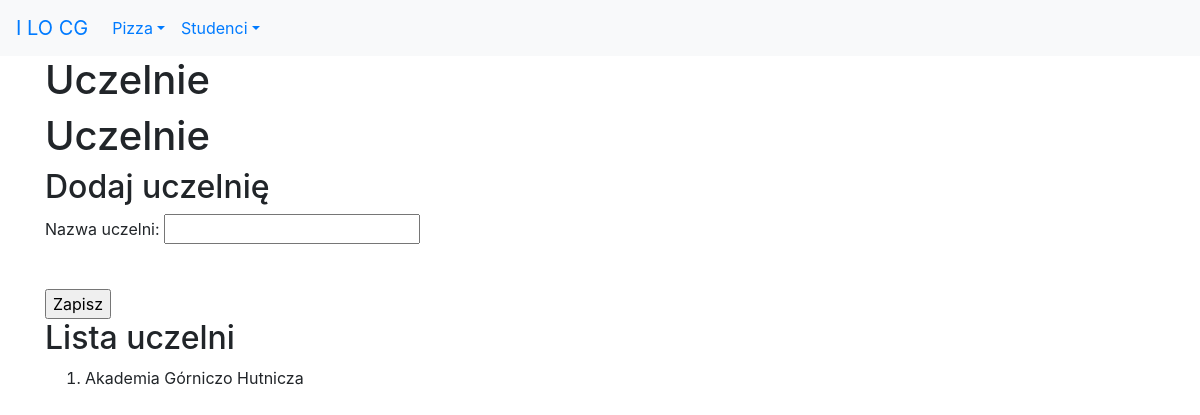
The page /studenci/uczelnie/ on the database as committed earlier.
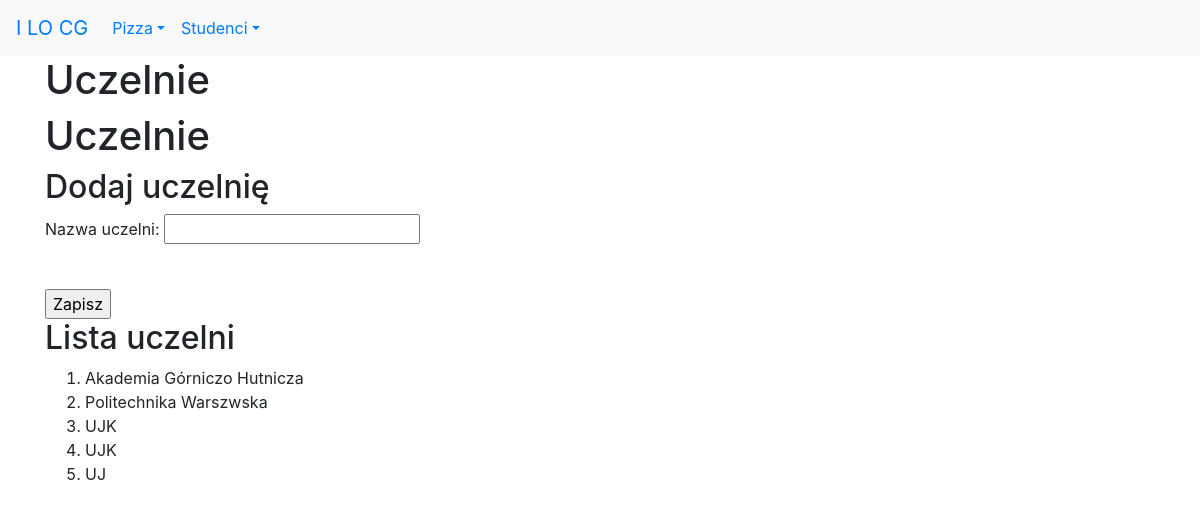
The same page on the database as committed later.
### studenci/models.py (models this page shows, shortened)
class Uczelnia(models.Model):
    nazwa = models.CharField(
        verbose_name='uczelnia',
        max_length=30,
        help_text='Nazwa uczelni')
    class Meta:
        verbose_name_plural = "uczelnie"

### studenci/views.py (the view)
# urls.py: path('uczelnie/', views.uczelnie, name='uczelnie'),
def uczelnie(request):
    if request.method == 'POST':
        form = UczelniaForm(request.POST)
        if form.is_valid():
            print(form.cleaned_data)
            u = Uczelnia(nazwa=form.cleaned_data['nazwa'])
            u.save()
            messages.success(request, "Dodano!")
            return redirect(reverse('studenci:uczelnie'))
        else:
            messages.error(request, "Niepoprawne dane!")
    else:
        form = UczelniaForm
    uczelnie = Uczelnia.objects.all()
    kontekst = {'uczelnie': uczelnie, 'form': form}
    return render(request, 'studenci/uczelnie.html', kontekst)

### studenci/templates/studenci/uczelnie.html (shortened to what this page needs)
{% extends 'szablon.html' %}
{% block naglowek %}Uczelnie{% endblock naglowek %}
{% block tresc %}
    <h1>Uczelnie</h1>
<h2>Dodaj uczelnię</h2>
    <form action="." method="POST">
        {{ form.as_p }}
        <br>
        <input type="submit" value="Zapisz">
    </form>
<h2>Lista uczelni</h2>
<ol>
    {% for uczelnia in uczelnie %}
        <li>{{ uczelnia.nazwa }}</li>
    {% endfor %}
</ol>
{% endblock tresc %}

Rows that differ between the two databases and show on the page:
added Uczelnia: nazwa "Politechnika Warszwska"
added Uczelnia: nazwa "UJK"
added Uczelnia: nazwa "UJK"
added Uczelnia: nazwa "UJ"
